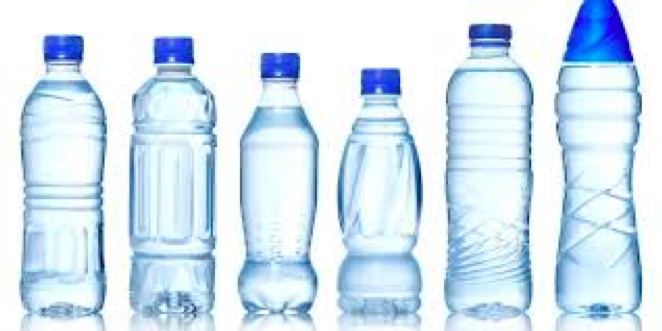
%> input picture Computer_Vision/Exercise_1/images/Figure_Bottles.png, 662 x 331 px
$ octave contours.m   (GNU Octave 9; MATLAB toolbox functions it lacks are replaced by stand-ins)
%> lines starting %> are read from the running program, lines starting %| are printed output that depends on the picture; in (x1, y1, x2, y2) boxes, pixels count from 0 and x2, y2 are one past the last pixel; in counts of white or black regions, pixels touching at a corner belong together; the program's own positions count from 1
I = imread('images\Figure_Bottles.png');
%> I is the input picture: size 331x662x3 uint8; mean R, G, B 211.9, 229.4, 242.1
I = im2gray(I);
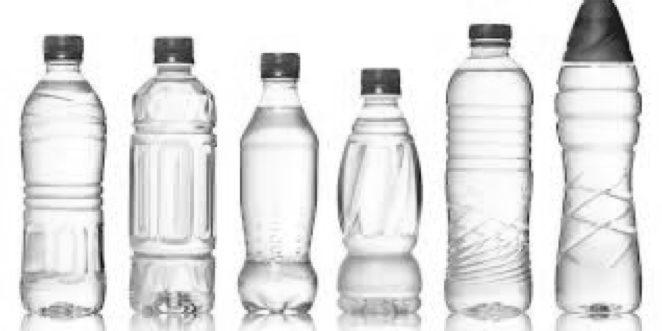
%> I: size 331x662 uint8; min 14, max 255, mean 225.6
bin_I = I<250;
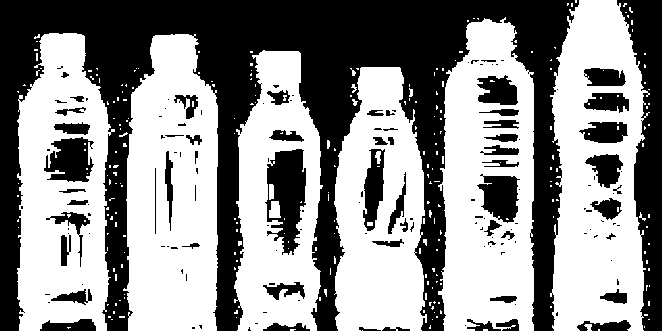
%> bin_I: size 331x662 logical; 55.8% white; 149 black regions (91 under 20 px), largest, box (x1, y1, x2, y2) and area: (0, 0, 579, 331) 70735, (617, 0, 662, 331) 7741, (265, 149, 306, 255) 2769
% figure, imshow(bin_I)

se1 = strel('disk', 4,0);
erod_I = imerode(bin_I, se1);
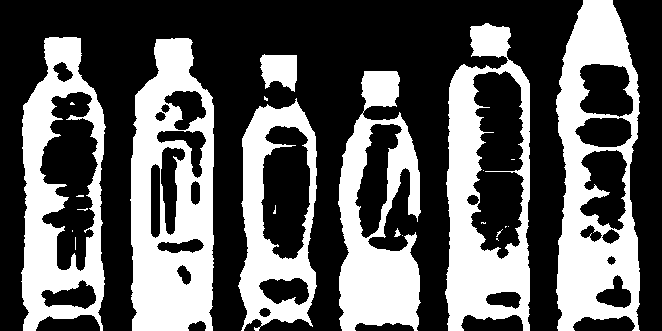
%> erod_I: size 331x662 logical; 36.7% white; 23 white regions (15 under 20 px), largest, box (x1, y1, x2, y2) and area: (130, 38, 214, 331) 16858, (556, 0, 640, 331) 15582, (445, 23, 530, 331) 13681
% figure, imshow(erod_I)
% figure, imshowpair(bin_I, erod_I)
bound_I = bin_I-erod_I;
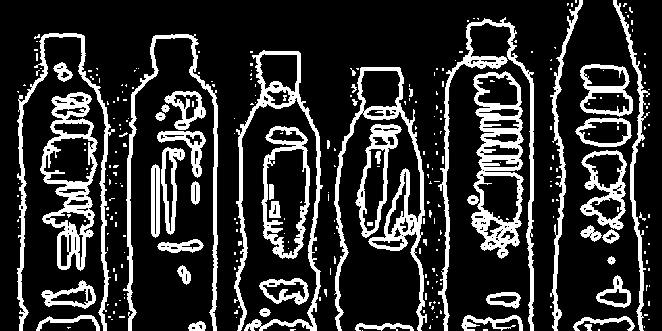
%> bound_I: size 331x662 double; values 0 (black) and 1 (white), 19.1% white; 285 white regions (235 under 20 px), largest, box (x1, y1, x2, y2) and area: (471, 71, 524, 259) 3963, (334, 67, 427, 331) 3903, (40, 92, 98, 271) 3581
figure, imshow(bound_I)
bin_I2 = imfill(bin_I,'holes');
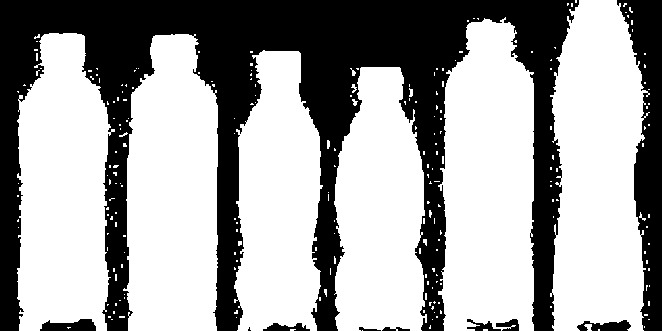
%> bin_I2: size 331x662 logical; 63.5% white; 10 black regions (1 under 20 px), largest, box (x1, y1, x2, y2) and area: (0, 0, 579, 331) 70730, (617, 0, 662, 331) 7737, (40, 319, 96, 331) 490
figure, imshow(bin_I2)
erod_I = imerode(bin_I2, se1);
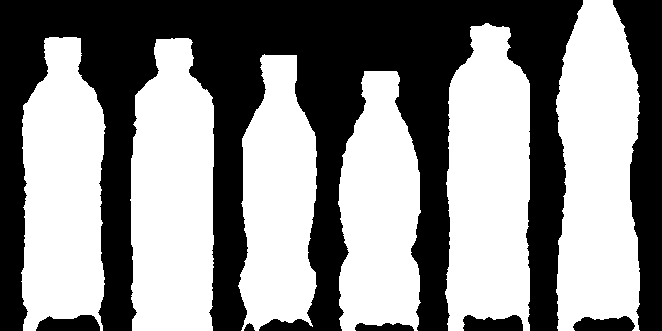
%> erod_I: size 331x662 logical; 54.7% white; 7 black regions, largest, box (x1, y1, x2, y2) and area: (0, 0, 583, 331) 87216, (613, 0, 662, 331) 9376, (36, 315, 100, 331) 800
bound_I2 = bin_I2-erod_I;
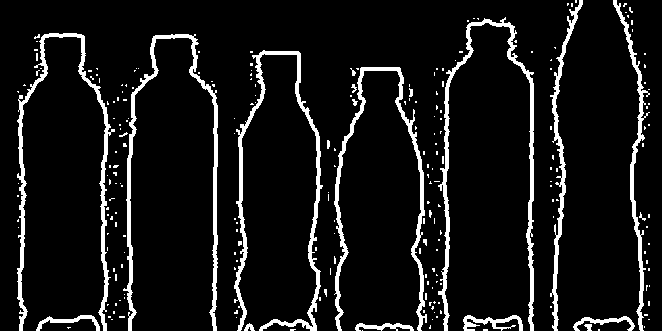
%> bound_I2: size 331x662 double; values 0 (black) and 1 (white), 8.8% white; 230 white regions (210 under 20 px), largest, box (x1, y1, x2, y2) and area: (438, 17, 534, 331) 2848, (234, 50, 323, 331) 2843, (17, 33, 115, 331) 2776
figure, imshow(bound_I2)
blobMeasurements = regionprops(bound_I2, 'Perimeter')
%> blobMeasurements = 1 region; Perimeter: 3.09
